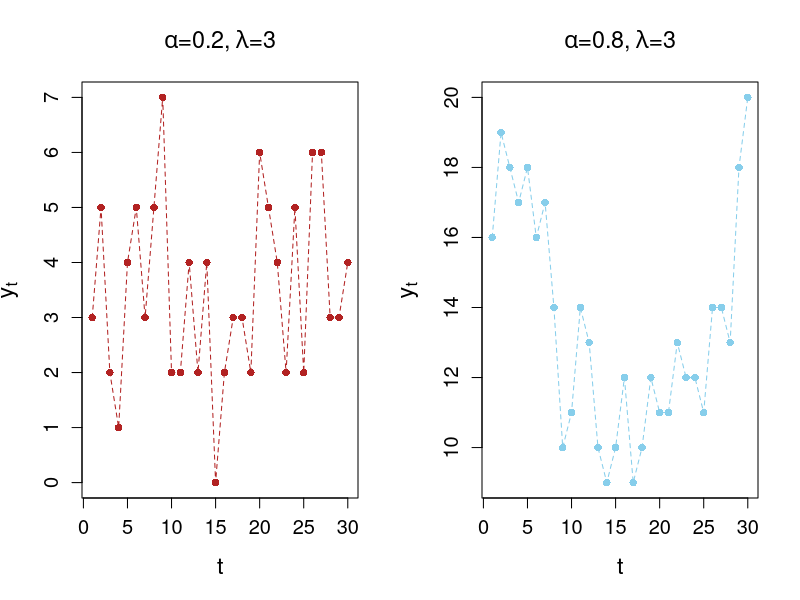

Write the R code that produced this figure.
setwd(dirname(rstudioapi::getSourceEditorContext()$path))

alphas <- c(0.2, 0.8)
lambda <- 3
mu <- lambda/(1-alphas)

N <- 30

set.seed(1346) # 149
y.1 <- rep(NA, N)
y.2 <- rep(NA, N)
y.1[1] <- rpois(1, mu[1])
y.2[1] <- rpois(1, mu[2])
for (i in 2:N){
  y.1[i] <- rbinom(1, size=y.1[i-1], prob=alphas[1]) + rpois(1, lambda)
  y.2[i] <- rbinom(1, size=y.2[i-1], prob=alphas[2]) + rpois(1, lambda)
}

pdf("./figs/sim_pois_ts.pdf", width=10, height=5)
par(mfrow=c(1,2))
plot(1:N, y.1, type='l', ylab=expression(y[t]), xlab="t", col="firebrick", lty=2, cex.lab=1.4, cex.axis=1.2,
     main=expression(paste(alpha, "=0.2, ", lambda, "=3")), cex.main=1.4)
points(1:N, y.1, col="firebrick", pch=16)
plot(1:N, y.2, type='l', ylab=expression(y[t]), xlab="t", col="skyblue", lty=2, cex.lab=1.4, cex.axis=1.2,
     main=expression(paste(alpha, "=0.8, ", lambda, "=3")), cex.main=1.4)
points(1:N, y.2, col="skyblue", pch=16)
dev.off()
